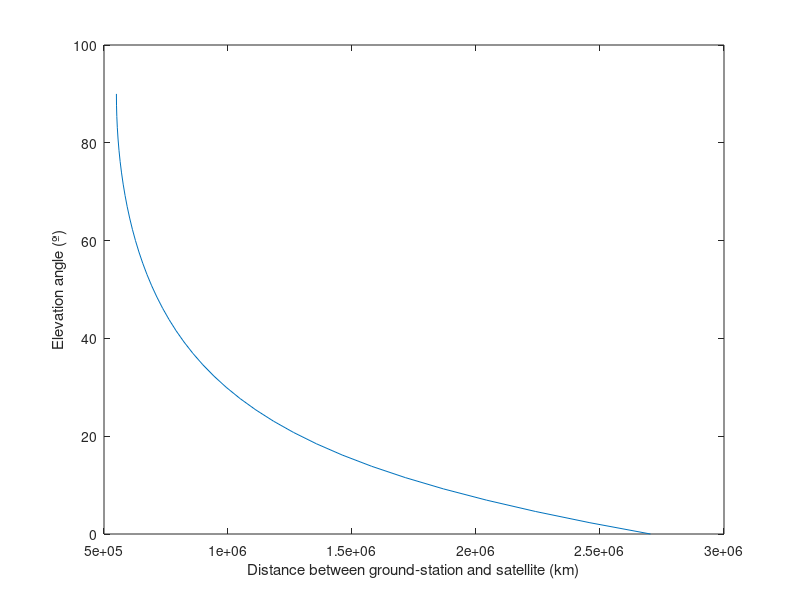

MATLAB code for this plot: (Note: this script raises an error after producing the figure.)
clear all; 
%%------------------DISTANCE TO ELEVATION CONVERSION---------------------%%
elevation = linspace (0,90,40);
earthRadius = 6370000; %%in meters
orbitHeight = [400000,450000,500000, 550000]; %% in meters.
orbitRadius = earthRadius + orbitHeight;
% distanceH400 = earthRadius*(sqrt((orbitRadius(1)/earthRadius)^2-cosd(elevation).^2)-sind(elevation));
% distanceH450 = earthRadius*(sqrt((orbitRadius(2)/earthRadius)^2-cosd(elevation).^2)-sind(elevation));
% distanceH500 = earthRadius*(sqrt((orbitRadius(3)/earthRadius)^2-cosd(elevation).^2)-sind(elevation));
distanceH550 = earthRadius*(sqrt((orbitRadius(4)/earthRadius)^2-cosd(elevation).^2)-sind(elevation));
%distanceH550_1 = earthRadius*(sqrt((orbitRadius(4)/earthRadius)^2-cosd(5).^2)-sind(5))

figure(1)
plot(distanceH550,elevation)
xlabel('Distance between ground-station and satellite (km)');
ylabel('Elevation angle (º)');
xline(550,'--');
grid;

%%
% figure(1)
% plot(distanceH400,elevation)
% xlabel('Distance between ground-station and satellite (km)');
% ylabel('Elevation angle (º)');
% xline(400,'--');
% grid;
% hold off;
% 
% figure(2)
% plot(distanceH450,elevation)
% xlabel('Distance between ground-station and satellite (km)');
% ylabel('Elevation angle (º)');
% xline(450,'--');
% grid;
% hold off;
% 
% figure(3)
% plot(distanceH500,elevation)
% xlabel('Distance between ground-station and satellite (km)');
% ylabel('Elevation angle (º)');
% xline(500,'--');
% grid;



%%-----------------------------------------------------------------------%%


%%----------------------------LINK BUDGET--------------------------------%%
elevation = linspace (0,90,40);
earthRadius = 6370000; %%in meters
orbitHeight = [400000,450000,500000,550000]; %% in meters.
orbitRadius = earthRadius + orbitHeight;
% distanceH400 = earthRadius*(sqrt((orbitRadius(1)/earthRadius)^2-cosd(elevation).^2)-sind(elevation));
% distanceH450 = earthRadius*(sqrt((orbitRadius(2)/earthRadius)^2-cosd(elevation).^2)-sind(elevation));
% distanceH500 = earthRadius*(sqrt((orbitRadius(3)/earthRadius)^2-cosd(elevation).^2)-sind(elevation));
distanceH550 = earthRadius*(sqrt((orbitRadius(4)/earthRadius)^2-cosd(elevation).^2)-sind(elevation));

transmittedPower = 22; %% dBm, for the [SX1262 = 22, SX1276 = 18.5] transceiver
f = 868000000; %% Hz
groundStationGain = 10; % Gain in dB, use different values 0,5,10,15,20...
lambda = 3*10^8 / f;
L_scint = 1;
L_pol = 3;

%138.55 = 147.55 dB - 3 dB - 3 dB - 3 dB [atmospheric losses,
%polarization losses, other losses]
% receivedPowerH400 = transmittedPower + groundStationGain - 20*log10(distanceH400) - 20*log10(f) + 138.55;
% receivedPowerH450 = transmittedPower + groundStationGain - 20*log10(distanceH450) - 20*log10(f) + 138.55;
% receivedPowerH500 = transmittedPower + groundStationGain - 20*log10(distanceH500) - 20*log10(f) + 138.55;
receivedPowerH550 = 17.15 + 11.8 - 20*log10((4*pi/lambda)*distanceH550) - L_scint - L_pol;

% The sensivility varies depending on the SF selected
sensitivityPowerSX1262 = [-123,-126,-129,-132,-134.5,-137]; % SF=7,8,9,10,11,12, in dBm.
%sensitivityPowerSX1276 = [-122.5,-125.5,-128.5,-131.5,-132.5,-135.5]; % SF=7,8,9,10,11,12, in dBm.
% The bitrate also depends on the chosen SF
SF = [7,8,9,10,11,12];
BW = 125000; % Bandwidth (Hz)
vector2 = 2*ones(size(SF));
bitRate = floor(SF*BW./vector2.^SF);
CR = 4/5; %Coding rate = 4/5, lowest value so the transmission is the fastest possible
dataRate = floor(bitRate * CR);

%Noise power calculation
% Tuplink = 290; %Kelvins
% Tdownlink = 2340; %Kelvins
% Kb = 1.38*10^-23; %Boltzmann's constant
% noisePowerUplink = 10*log10(Kb*Tuplink*BW)+30; %uplink noise power in dBm
% noisePowerDownlink = 10*log10(Kb*Tdownlink*BW)+30; % downlink noise power in dBm
% SNRdownlinkH400 = receivedPowerH400 - noisePowerDownlink;
% SNRuplinkH400 = receivedPowerH400 - noisePowerUplink;
% SNRdownlinkH450 = receivedPowerH450 - noisePowerDownlink;
% SNRuplinkH450 = receivedPowerH450 - noisePowerUplink;
% SNRdownlinkH500 =receivedPowerH500 - noisePowerDownlink;
% SNRuplinkH500 = receivedPowerH500 - noisePowerUplink;
SNRdownlinkH550 =receivedPowerH550 +116.84;

figure(4)
rP = plot(elevation,receivedPowerH550);
rP.LineWidth = 2.5;
xlabel('Elevation (º)');
ylabel('Received power (dBm)');
title('Received power and SNR for h = 550 km');
hold on;
a=yline(sensitivityPowerSX1262(1),'-.');
a.Color = [1 0 0];
a.LineWidth = 1;
hold on;
a=yline(sensitivityPowerSX1262(2),'-.');
a.Color = [0 1 0];
a.LineWidth = 1;
hold on;
a=yline(sensitivityPowerSX1262(3),'-.');
a.Color = [0 0 1];
a.LineWidth = 1;
hold on;
a=yline(sensitivityPowerSX1262(4),'-.');
a.Color = [1 1 0];
a.LineWidth = 1;
hold on;
a=yline(sensitivityPowerSX1262(5),'-.');
a.Color = [0 1 1];
a.LineWidth = 1;
hold on;
a=yline(sensitivityPowerSX1262(6),'-.');
a.Color = [1 0 1];
a.LineWidth = 1;
hold on;
legend('Received power','Sensitivity with SF=7','Sensitivity with SF=8','Sensitivity with SF=9','Sensitivity with SF=10','Sensitivity with SF=11','Sensitivity with SF=12');
grid;

yyaxis right
%plot(elevation,SNRdownlinkH550,':','color','b');
ylabel('SNR (dB)');
ylim([-21.2 -3.15]);
hold off;

% figure(4)
% rP = plot(elevation,receivedPowerH400);
% rP.LineWidth = 2.5;
% xlabel('Elevation (º)');
% ylabel('Received power (dBm)');
% title('Received power for h = 400 km');
% hold on;
% a=yline(sensitivityPowerSX1262(1),'-.');
% a.Color = [1 0 0];
% a.LineWidth = 1;
% hold on;
% a=yline(sensitivityPowerSX1262(2),'-.');
% a.Color = [0 1 0];
% a.LineWidth = 1;
% hold on;
% a=yline(sensitivityPowerSX1262(3),'-.');
% a.Color = [0 0 1];
% a.LineWidth = 1;
% hold on;
% a=yline(sensitivityPowerSX1262(4),'-.');
% a.Color = [1 1 0];
% a.LineWidth = 1;
% hold on;
% a=yline(sensitivityPowerSX1262(5),'-.');
% a.Color = [0 1 1];
% a.LineWidth = 1;
% hold on;
% a=yline(sensitivityPowerSX1262(6),'-.');
% a.Color = [1 0 1];
% a.LineWidth = 1;
% hold on;
% legend('Received power','Sensitivity with SF=7','Sensitivity with SF=8','Sensitivity with SF=9','Sensitivity with SF=10','Sensitivity with SF=11','Sensitivity with SF=12');
% grid;
% hold off;

% figure(5)
% rP = plot(elevation,receivedPowerH450);
% rP.LineWidth = 2.5;
% xlabel('Elevation (º)');
% ylabel('Received power (dBm)');
% title('Received power for h = 450 km');
% hold on;
% a=yline(sensitivityPowerSX1262(1),'-.');
% a.Color = [1 0 0];
% a.LineWidth = 1;
% hold on;
% a=yline(sensitivityPowerSX1262(2),'-.');
% a.Color = [0 1 0];
% a.LineWidth = 1;
% hold on;
% a=yline(sensitivityPowerSX1262(3),'-.');
% a.Color = [0 0 1];
% a.LineWidth = 1;
% hold on;
% a=yline(sensitivityPowerSX1262(4),'-.');
% a.Color = [1 1 0];
% a.LineWidth = 1;
% hold on;
% a=yline(sensitivityPowerSX1262(5),'-.');
% a.Color = [0 1 1];
% a.LineWidth = 1;
% hold on;
% a=yline(sensitivityPowerSX1262(6),'-.');
% a.Color = [1 0 1];
% a.LineWidth = 1;
% hold on;
% legend('Received power','Sensitivity with SF=7','Sensitivity with SF=8','Sensitivity with SF=9','Sensitivity with SF=10','Sensitivity with SF=11','Sensitivity with SF=12');
% grid;
% hold off;
% 
% 
% figure(6)
% rP = plot(elevation,receivedPowerH500);
% rP.LineWidth = 2.5;
% xlabel('Elevation (º)');
% ylabel('Received power (dBm)');
% title('Received power for h = 500 km');
% hold on;
% a=yline(sensitivityPowerSX1262(1),'-.');
% a.Color = [1 0 0];
% a.LineWidth = 1;
% hold on;
% a=yline(sensitivityPowerSX1262(2),'-.');
% a.Color = [0 1 0];
% a.LineWidth = 1;
% hold on;
% a=yline(sensitivityPowerSX1262(3),'-.');
% a.Color = [0 0 1];
% a.LineWidth = 1;
% hold on;
% a=yline(sensitivityPowerSX1262(4),'-.');
% a.Color = [1 1 0];
% a.LineWidth = 1;
% hold on;
% a=yline(sensitivityPowerSX1262(5),'-.');
% a.Color = [0 1 1];
% a.LineWidth = 1;
% hold on;
% a=yline(sensitivityPowerSX1262(6),'-.');
% a.Color = [1 0 1];
% a.LineWidth = 1;
% hold on;
% legend('Received power','Sensitivity with SF=7','Sensitivity with SF=8','Sensitivity with SF=9','Sensitivity with SF=10','Sensitivity with SF=11','Sensitivity with SF=12');
% grid;
% hold off;

figure(7)
ylim([-30 -5]);
% plot(elevation,SNRuplinkH400,'-','color','r');
% hold on;
% plot(elevation,SNRdownlinkH400,'-','color','b');
% hold on;
% plot(elevation,SNRuplinkH450,'--','color','r');
% hold on;
% plot(elevation,SNRdownlinkH450,'--','color','b');
% hold on;
% plot(elevation,SNRuplinkH500,':','color','r');
% hold on;
% plot(elevation,SNRdownlinkH500,':','color','b');
plot(elevation,SNRdownlinkH550,':','color','b');
title('SNR depending on the elevation angle');
xlabel('Elevation (º)');
ylabel('SNR (dB)');
% legend('SNR uplink for h = 400 km','SNR downlink for h = 400 km','SNR uplink for h = 450 km','SNR downlink for h = 450 km','SNR uplink for h = 500 km','SNR downlink for h = 500 km');
grid;
hold off;
